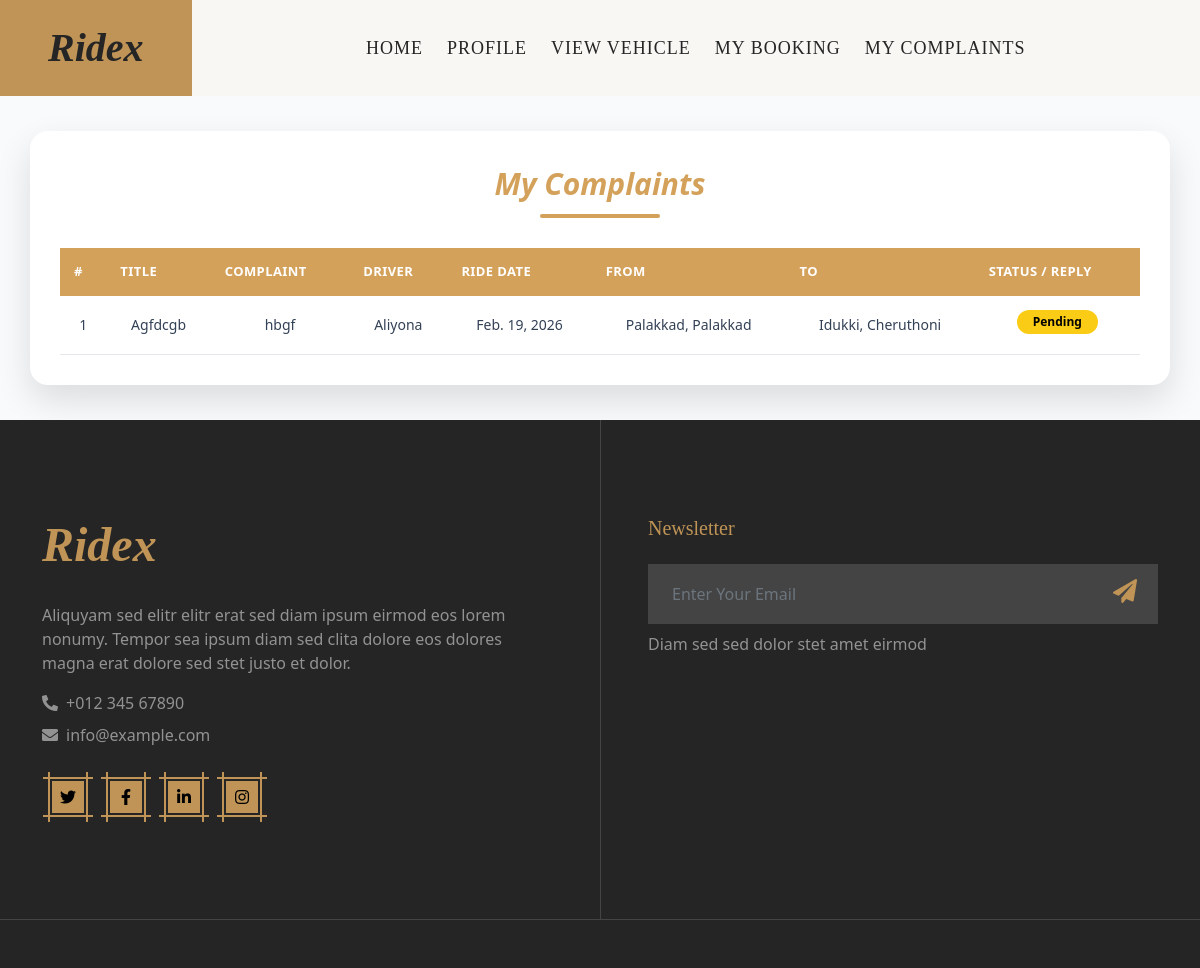
Before: /User/MyComplaints/ (signed in) with the older database file.
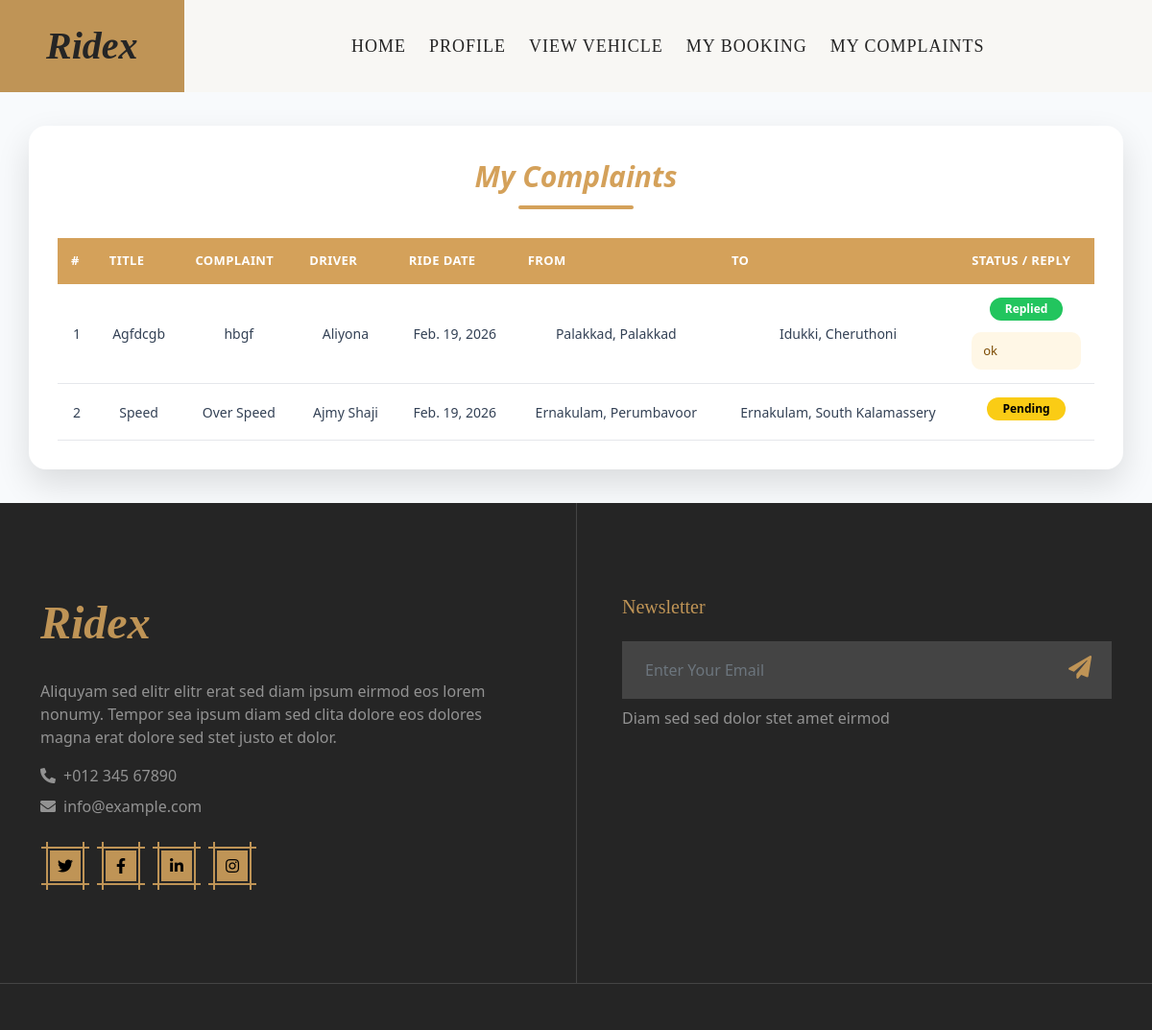
After: the same page with the newer database file.
### User/models.py (models this page shows)
class tbl_complaints(models.Model):
    complaint_title=models.CharField(max_length=50)
    complaint_content=models.CharField(max_length=50)
    complaint_date=models.DateField(auto_now_add=True)
    complaint_reply=models.CharField(max_length=50,null=True)
    complaint_status=models.IntegerField(default=0)
    user=models.ForeignKey(tbl_user, on_delete=models.CASCADE)
    booking=models.ForeignKey(tbl_booking, on_delete=models.CASCADE)

class tbl_booking(models.Model):
    booking_date=models.DateField(auto_now_add=True)
    booking_status=models.IntegerField(default=0)
    bookinguser_status=models.IntegerField(default=0)
    booking_amount=models.IntegerField(null=True)
    booking_advance=models.IntegerField(null=True)
    booking_days=models.IntegerField(null=True)
    booking_distance=models.CharField(max_length=50,null=True)
    user=models.ForeignKey(tbl_user, on_delete=models.CASCADE)
    vehicle=models.ForeignKey(tbl_vehicle,on_delete=models.CASCADE)
    booking_fromdate=models.DateField(null=True)
    booking_todate=models.DateField()
    booking_fromplace = models.CharField(max_length=200, null=True)
    booking_toplace = models.CharField(max_length=200, null=True)

### Driver/models.py (models this page shows)
class tbl_vehicle(models.Model):
    vehicle_name=models.CharField(max_length=50)
    vehicle_details=models.CharField(max_length=30)
    vehicle_photo=models.FileField(upload_to='Assets/UserDocs/')
    model=models.ForeignKey(tbl_model,on_delete=models.CASCADE)
    vehicletype=models.ForeignKey(tbl_vehicletype,on_delete=models.CASCADE)
    vehicle_baseprice=models.IntegerField()
    vehicle_kmprice=models.IntegerField()
    vehicle_status=models.IntegerField(default=0)
    vehicle_capasity=models.IntegerField()
    driver=models.ForeignKey(tbl_driver,on_delete=models.CASCADE)

### Guest/models.py (models this page shows)
class tbl_driver(models.Model):
    driver_name=models.CharField(max_length=50)
    driver_email=models.CharField(max_length=30)
    driver_contact=models.CharField(max_length=15)
    driver_address=models.CharField(max_length=30)
    driver_photo=models.FileField(upload_to='Assets/UserDocs/')
    driver_license=models.FileField(upload_to='Assets/UserDocs/')
    driver_password=models.CharField(max_length=30)
    driver_status=models.IntegerField(default=0)
    driver_doj=models.DateField(auto_now_add=True)
    place=models.ForeignKey(tbl_place,on_delete=models.CASCADE)

### User/views.py (the view)
# urls.py: path('MyComplaints/', views.MyComplaints, name="MyComplaints"),
def MyComplaints(request):
    if "uid" not in request.session:
        return redirect("Guest:Login")
    else:
        userdata = tbl_user.objects.get(id=request.session['uid'])
        complaintdata = tbl_complaints.objects.filter(user=userdata)
        return render(request, "User/MyComplaints.html", {'complaintdata': complaintdata})

### User/Templates/User/MyComplaints.html (shortened to what this page needs)
{% extends 'User/Head.html' %}
{% block content %}
<div class="complaint-container">
    <div class="page-title">My Complaints</div>
    <div class="title-line"></div>
    <table>
        <tr>
            <th>#</th>
            <th>Title</th>
            <th>Complaint</th>
            <th>Driver</th>
            <th>Ride Date</th>
            <th>From</th>
            <th>To</th>
            <th>Status / Reply</th>
        </tr>
        {% for i in complaintdata %}
        <tr>
            <td>{{ forloop.counter }}</td>
            <td>{{ i.complaint_title }}</td>
            <td>{{ i.complaint_content }}</td>
            <td>{{ i.booking.vehicle.driver.driver_name }}</td>
            <td>{{ i.booking.booking_todate }}</td>
            <td>{{ i.booking.booking_fromplace }}</td>
            <td>{{ i.booking.booking_toplace }}</td>
            <td>
                {% if i.complaint_status == 2 %}
                    <span class="badge replied">Replied</span>
                    <div class="reply-box">{{ i.complaint_reply }}</div>
                {% else %}
                    <span class="badge pending">Pending</span>
                {% endif %}
            </td>
        </tr>
        {% endfor %}
    </table>
</div>
{% endblock content %}

Changed rows visible on the page:
changed tbl_complaints "Agfdcgb": complaint_reply (not shown) → "ok"; complaint_status "Pending" → "Replied"
added tbl_complaints: complaint_title "Speed", complaint_content "Over Speed", booking.vehicle.driver.driver_name "Ajmy Shaji", booking.booking_todate "Feb. 19, 2026", booking.booking_fromplace "Ernakulam, Perumbavoor", booking.booking_toplace "Ernakulam, South Kalamassery", complaint_status "Pending"
